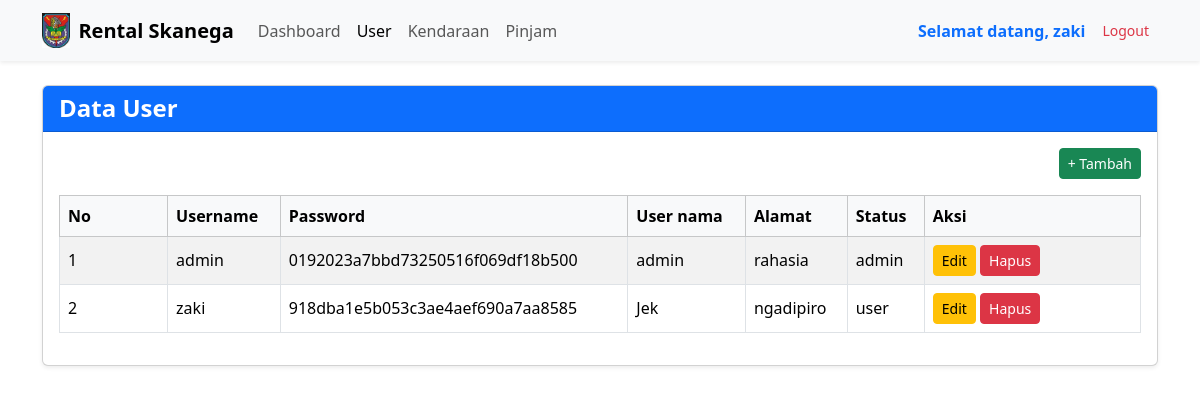
The app's page /admin/user.php (signed in) with its own data.
### tables this page shows
CREATE TABLE `user` (
  `user_id` int(11) NOT NULL,
  `username` varchar(50) NOT NULL,
  `password` varchar(255) NOT NULL,
  `user_nama` varchar(100) DEFAULT NULL,
  `user_alamat` text DEFAULT NULL,
  `user_status` enum('user','admin') NOT NULL DEFAULT 'user'
);

### admin/user.php (the view, shortened to what this page needs)
<?php
include "header2.php";
?>
<!DOCTYPE html>
<html lang="en">
<head>
    <link href="https://cdn.jsdelivr.net/npm/bootstrap@5.3.8/dist/css/bootstrap.min.css" rel="stylesheet">
</head>
<body>
<div class="container mt-4">
    <div class="card shadow-sm">
        <div class="card-header bg-primary text-white">
            <h4 class="mb-0"><strong>Data User</strong></h4>
        </div>
        <div class="card-body">
            <a href="user_tambah.php" class="btn btn-success btn-sm float-end">
                + Tambah
            </a>
            <div class="clearfix mb-3"></div>
            <table class="table table-bordered table-striped align-middle">
                <thead class="table-light">
                    <tr>
                        <th width="10%">No</th>
                        <th>Username</th>
                        <th>Password</th>
                        <th>User nama</th>
                        <th>Alamat</th>
                        <th>Status</th>
                        <th width="20%">Aksi</th>
                    </tr>
                </thead>
                <tbody>
                    <?php
                    include "../koneksi.php";
                    $data = mysqli_query($koneksi, "SELECT * FROM user");
                    $no = 1;
                    while ($d = mysqli_fetch_array($data)) {
                    ?>
                        <tr>
                            <td><?= $no++; ?></td>
                            <td><?= $d['username']; ?></td>
                            <td><?= $d['password']; ?></td>
                            <td><?= $d['user_nama']; ?></td>
                            <td><?= $d['user_alamat']; ?></td>
                            <td><?= $d['user_status']; ?></td>
                            <td>
                                <a href="user_edit.php?id=<?= $d['user_id']; ?>"
                                   class="btn btn-sm btn-warning">
                                   Edit
                                </a>
                                <a href="user_hapus.php?id=<?= $d['user_id']; ?>"
                                   class="btn btn-sm btn-danger"
                                   onclick="return confirm('Yakin ingin menghapus user ini?');">
                                   Hapus
                                </a>
                            </td>
                        </tr>
                    <?php } ?>
                </tbody>
            </table>
        </div>
    </div>
</div>
</body>
</html>

### records on screen
user: username "admin", password "0192023a7bbd73250516f069df18b500", user_nama "admin", user_alamat "rahasia", user_status "admin"
user: username "zaki", password "918dba1e5b053c3ae4aef690a7aa8585", user_nama "Jek", user_alamat "ngadipiro", user_status "user"

### other values on screen
$_SESSION['username'] "zaki"
